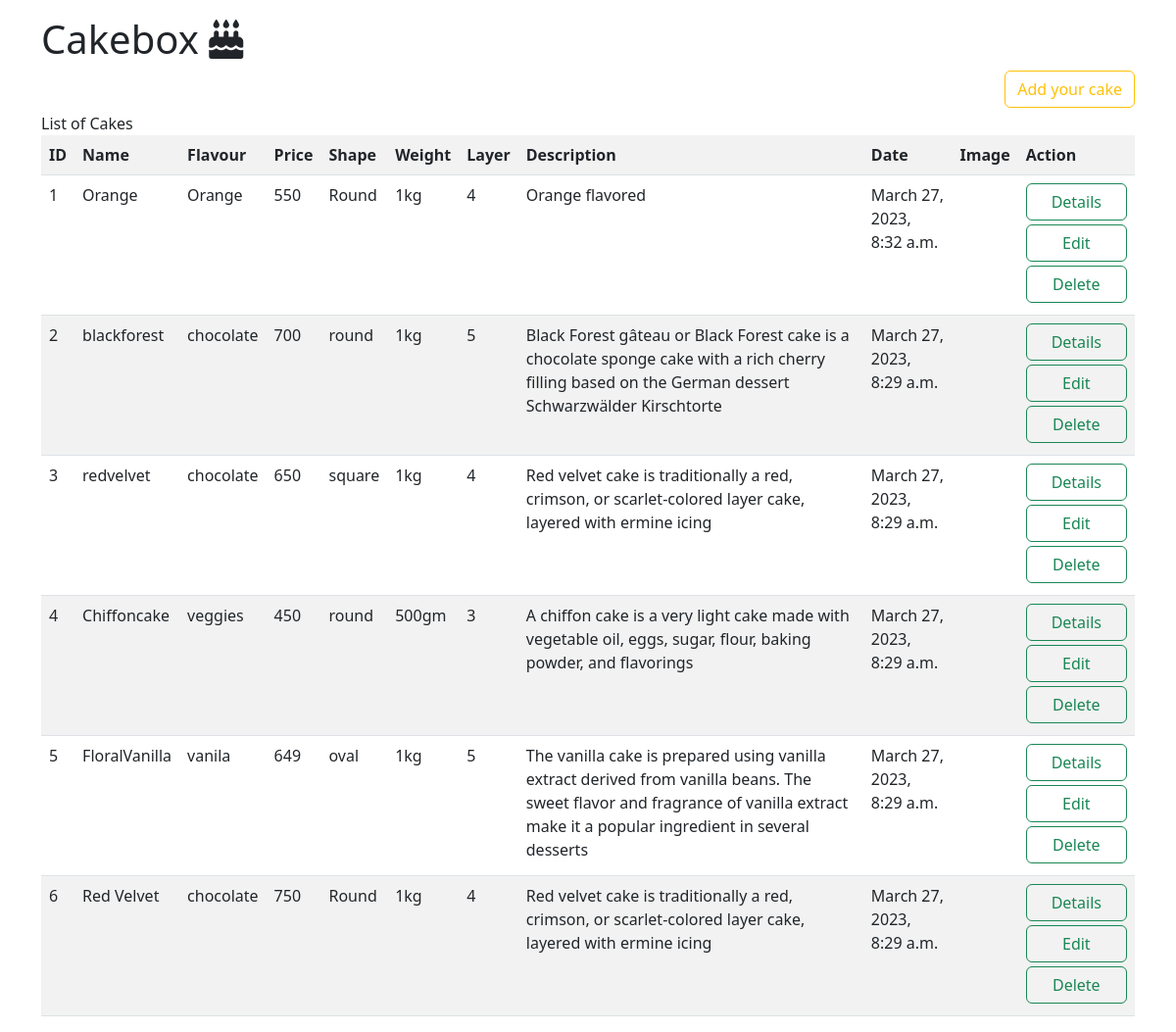
/cakebox/all/, run on an earlier commit of the app's database.
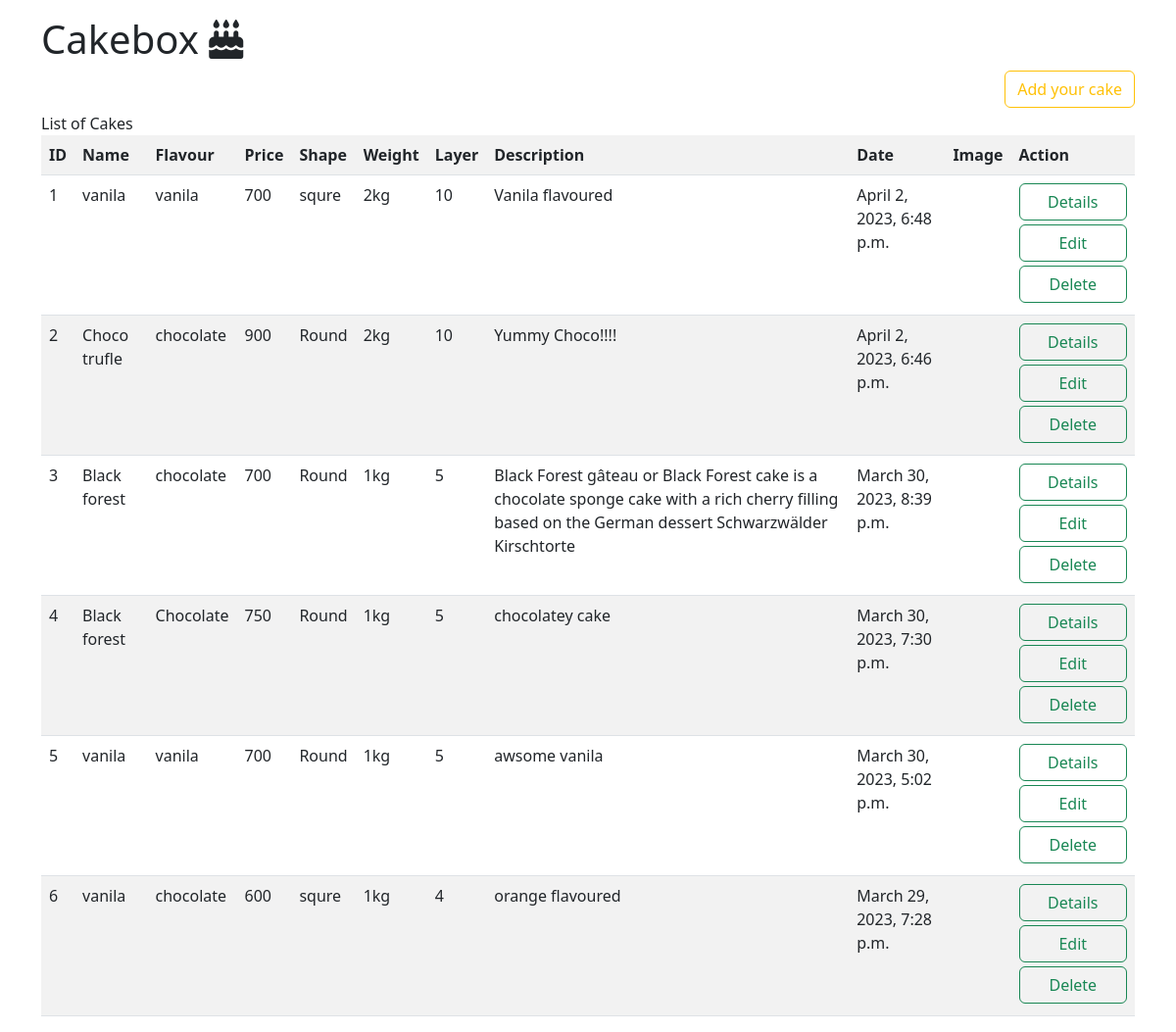
And on a later commit of the database.
### myapp/models.py (models this page shows, shortened)
class Cakes(models.Model):
    name=models.CharField(max_length=100)
    flavour=models.CharField(max_length=100)
    price=models.PositiveIntegerField()
    shape=models.CharField(max_length=100)
    weight=models.CharField(max_length=100)
    layer=models.CharField(max_length=50)
    descriptions=models.CharField(max_length=300)
    date=models.DateTimeField(auto_now_add=True)
    photo=models.ImageField(upload_to="images",null=True,blank=True)

### myapp/views.py (the view)
# urls.py: path('cakebox/all/',views.CakeBoxListView.as_view(),name="cakebox-list"),
class CakeBoxListView(View):
    def get(self,request,*args,**kwargs):
        qs=Cakes.objects.all().order_by("-date")
        return render(request,"cakebox-list.html",{"cakes":qs})

### myapp/templates/cakebox-list.html (shortened to what this page needs)
<!DOCTYPE html>
<html lang="en">
<head>
    <link href="https://cdn.jsdelivr.net/npm/bootstrap@5.3.0-alpha1/dist/css/bootstrap.min.css" rel="stylesheet">
    <link rel="stylesheet" href="https://cdnjs.cloudflare.com/ajax/libs/font-awesome/6.3.0/css/all.min.css" />
    <link rel="stylesheet" href="https://cdnjs.cloudflare.com/ajax/libs/font-awesome/6.3.0/css/brands.min.css" />
    <link rel="stylesheet" href="https://cdnjs.cloudflare.com/ajax/libs/font-awesome/6.3.0/css/fontawesome.min.css" />
    <link rel="stylesheet" href="https://cdnjs.cloudflare.com/ajax/libs/font-awesome/6.3.0/css/solid.min.css" />
</head>
<body>
    <div class="container">
        <h1 class="mt-3">Cakebox&nbsp;<i class="fa-solid fa-cake-candles"></i></h1>
        <div class="d-grid gap-2 d-md-flex justify-content-md-end">
            <a href="{%url 'cakebox-add'%}" class="btn btn-outline-warning mb-1">Add your cake</a>
        </div>
        <caption class="text-info">List of Cakes</caption>
        <table class="table table-striped">
            <tr>
                <th>ID</th>
                <th>Name</th>
                <th>Flavour</th>
                <th>Price</th>
                <th>Shape</th>
                <th>Weight</th>
                <th>Layer</th>
                <th>Description</th>
                <th>Date</th>
                <th>Image</th>
                <th>Action</th>
            </tr>
            {%for t in cakes%}
            <tr>
                <td>{{forloop.counter}}</td>
                <td>{{t.name}}</td>
                <td>{{t.flavour}}</td>
                <td>{{t.price}}</td>
                <td>{{t.shape}}</td>
                <td>{{t.weight}}</td>
                <td>{{t.layer}}</td>
                <td>{{t.descriptions}}</td>
                <td>{{t.date}}</td>
                <td>
                </td>
                <td>
                    <a href="{%url 'cakebox-detail' t.id%}" class="btn btn-outline-success form-control mb-1">Details</a>
                    <a href="{%url 'cakebox-edit' t.id%}" class="btn btn-outline-success form-control mb-1">Edit</a>
                    <a href="{%url 'cakebox-remove' t.id%}" class="btn btn-outline-success form-control mb-1">Delete</a>
                </td>
            </tr>
            {%endfor%}
        </table>
    </div>
</body>
</html>

What changed in the data, as far as the page shows it:
removed Cakes: name "Orange", flavour "Orange", price "550", shape "Round", weight "1kg", layer "4", descriptions "Orange flavored", date "March 27, 2023, 8:32 a.m."
removed Cakes: name "blackforest", flavour "chocolate", price "700", shape "round", weight "1kg", layer "5", descriptions "Black Forest gâteau or Black Forest cake is a chocolate sponge cake with a rich cherry filling based on the German dessert Schwarzwälder Kirschtorte", date "March 27, 2023, 8:29 a.m."
removed Cakes: name "redvelvet", flavour "chocolate", price "650", shape "square", weight "1kg", layer "4", descriptions "Red velvet cake is traditionally a red, crimson, or scarlet-colored layer cake, layered with ermine icing", date "March 27, 2023, 8:29 a.m."
removed Cakes: name "Chiffoncake", flavour "veggies", price "450", shape "round", weight "500gm", layer "3", descriptions "A chiffon cake is a very light cake made with vegetable oil, eggs, sugar, flour, baking powder, and flavorings", date "March 27, 2023, 8:29 a.m."
removed Cakes: name "FloralVanilla", flavour "vanila", price "649", shape "oval", weight "1kg", layer "5", descriptions "The vanilla cake is prepared using vanilla extract derived from vanilla beans. The sweet flavor and fragrance of vanilla extract make it a popular ingredient in several desserts", date "March 27, 2023, 8:29 a.m."
removed Cakes: name "Red Velvet", flavour "chocolate", price "750", shape "Round", weight "1kg", layer "4", descriptions "Red velvet cake is traditionally a red, crimson, or scarlet-colored layer cake, layered with ermine icing", date "March 27, 2023, 8:29 a.m."
added Cakes: name "vanila", flavour "vanila", price "700", shape "squre", weight "2kg", layer "10", descriptions "Vanila flavoured", date "April 2, 2023, 6:48 p.m."
added Cakes: name "Choco trufle", flavour "chocolate", price "900", shape "Round", weight "2kg", layer "10", descriptions "Yummy Choco!!!!", date "April 2, 2023, 6:46 p.m."
added Cakes: name "Black forest", flavour "chocolate", price "700", shape "Round", weight "1kg", layer "5", descriptions "Black Forest gâteau or Black Forest cake is a chocolate sponge cake with a rich cherry filling based on the German dessert Schwarzwälder Kirschtorte", date "March 30, 2023, 8:39 p.m."
added Cakes: name "Black forest", flavour "Chocolate", price "750", shape "Round", weight "1kg", layer "5", descriptions "chocolatey cake", date "March 30, 2023, 7:30 p.m."
added Cakes: name "vanila", flavour "vanila", price "700", shape "Round", weight "1kg", layer "5", descriptions "awsome vanila", date "March 30, 2023, 5:02 p.m."
added Cakes: name "vanila", flavour "chocolate", price "600", shape "squre", weight "1kg", layer "4", descriptions "orange flavoured", date "March 29, 2023, 7:28 p.m."
